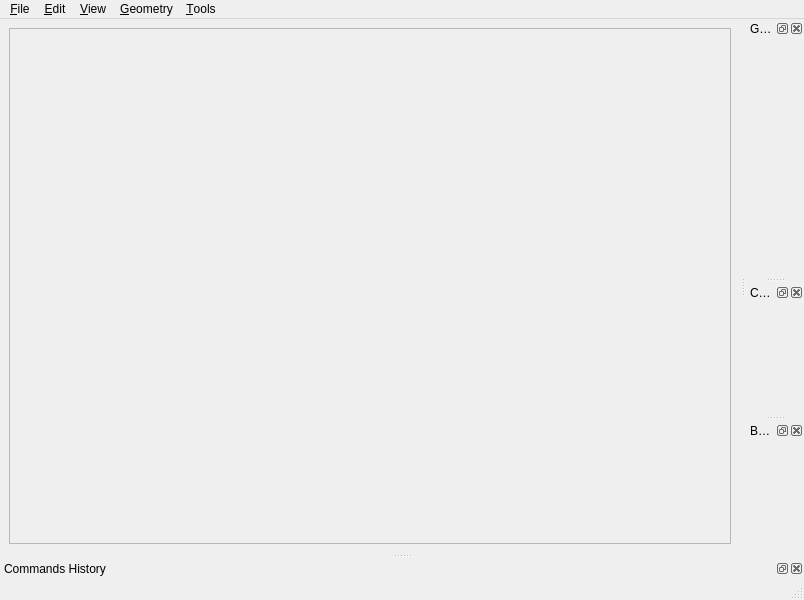
<?xml version="1.0" encoding="UTF-8"?>
<ui version="4.0">
 <class>MainWindow</class>
 <widget class="QMainWindow" name="MainWindow">
  <property name="geometry">
   <rect>
    <x>0</x>
    <y>0</y>
    <width>804</width>
    <height>600</height>
   </rect>
  </property>
  <property name="windowTitle">
   <string>MainWindow</string>
  </property>
  <property name="windowIcon">
   <iconset resource="ComGridRes.qrc">
    <normaloff>:/icons/mainwin.png</normaloff>:/icons/mainwin.png</iconset>
  </property>
  <property name="toolButtonStyle">
   <enum>Qt::ToolButtonIconOnly</enum>
  </property>
  <property name="animated">
   <bool>true</bool>
  </property>
  <property name="dockNestingEnabled">
   <bool>false</bool>
  </property>
  <property name="dockOptions">
   <set>QMainWindow::AnimatedDocks</set>
  </property>
  <widget class="QWidget" name="centralwidget">
   <layout class="QVBoxLayout" name="verticalLayout_2">
    <item>
     <widget class="QFrame" name="f_vtk">
      <property name="frameShape">
       <enum>QFrame::StyledPanel</enum>
      </property>
      <property name="frameShadow">
       <enum>QFrame::Sunken</enum>
      </property>
     </widget>
    </item>
   </layout>
  </widget>
  <widget class="QMenuBar" name="menubar">
   <property name="geometry">
    <rect>
     <x>0</x>
     <y>0</y>
     <width>804</width>
     <height>20</height>
    </rect>
   </property>
   <widget class="QMenu" name="menu_File">
    <property name="title">
     <string>&amp;File</string>
    </property>
    <addaction name="act_open"/>
    <addaction name="act_save"/>
    <addaction name="separator"/>
    <addaction name="act_exit"/>
   </widget>
   <widget class="QMenu" name="menu_Edit">
    <property name="title">
     <string>&amp;Edit</string>
    </property>
    <addaction name="act_undo"/>
    <addaction name="act_redo"/>
   </widget>
   <widget class="QMenu" name="menu_View">
    <property name="title">
     <string>&amp;View</string>
    </property>
    <addaction name="act_grid_manager"/>
    <addaction name="act_contour_manager"/>
    <addaction name="act_bnd_manager"/>
    <addaction name="act_commands_history"/>
   </widget>
   <widget class="QMenu" name="menu_Geometry">
    <property name="title">
     <string>&amp;Geometry</string>
    </property>
    <widget class="QMenu" name="menuAdd_grid">
     <property name="title">
      <string>Add &amp;grid</string>
     </property>
     <addaction name="act_unf_rect"/>
     <addaction name="act_unf_circ"/>
     <addaction name="act_unf_ring"/>
    </widget>
    <widget class="QMenu" name="menuAdd_contour">
     <property name="title">
      <string>Add &amp;contour</string>
     </property>
     <addaction name="act_cont_rect"/>
    </widget>
    <addaction name="menuAdd_grid"/>
    <addaction name="menuAdd_contour"/>
    <addaction name="separator"/>
    <addaction name="act_copy_grids"/>
    <addaction name="act_remove_grids"/>
    <addaction name="separator"/>
    <addaction name="act_movrot"/>
    <addaction name="act_scale"/>
   </widget>
   <widget class="QMenu" name="menuTools">
    <property name="title">
     <string>&amp;Tools</string>
    </property>
    <addaction name="act_unite_grids"/>
    <addaction name="act_set_bc"/>
   </widget>
   <addaction name="menu_File"/>
   <addaction name="menu_Edit"/>
   <addaction name="menu_View"/>
   <addaction name="menu_Geometry"/>
   <addaction name="menuTools"/>
  </widget>
  <widget class="QStatusBar" name="statusbar"/>
  <widget class="QDockWidget" name="DWGridManager">
   <property name="features">
    <set>QDockWidget::AllDockWidgetFeatures</set>
   </property>
   <property name="windowTitle">
    <string>Grid Manager</string>
   </property>
   <attribute name="dockWidgetArea">
    <number>2</number>
   </attribute>
   <widget class="QWidget" name="dockWidgetContents">
    <layout class="QVBoxLayout" name="verticalLayout"/>
   </widget>
  </widget>
  <widget class="QDockWidget" name="dw_history">
   <property name="windowTitle">
    <string>Commands History</string>
   </property>
   <attribute name="dockWidgetArea">
    <number>8</number>
   </attribute>
   <widget class="QWidget" name="dockWidgetContents_3"/>
  </widget>
  <widget class="QDockWidget" name="dw_contour_manager">
   <property name="floating">
    <bool>false</bool>
   </property>
   <property name="features">
    <set>QDockWidget::AllDockWidgetFeatures</set>
   </property>
   <property name="windowTitle">
    <string>Contours Manager</string>
   </property>
   <attribute name="dockWidgetArea">
    <number>2</number>
   </attribute>
   <widget class="QWidget" name="dockWidgetContents_2"/>
  </widget>
  <widget class="QDockWidget" name="dw_bnd_manager">
   <property name="allowedAreas">
    <set>Qt::AllDockWidgetAreas</set>
   </property>
   <property name="windowTitle">
    <string>Boundary Manager</string>
   </property>
   <attribute name="dockWidgetArea">
    <number>2</number>
   </attribute>
   <widget class="QWidget" name="dockWidgetContents_4"/>
  </widget>
  <action name="act_open">
   <property name="text">
    <string>&amp;Open ...</string>
   </property>
  </action>
  <action name="act_save">
   <property name="text">
    <string>&amp;Save ...</string>
   </property>
  </action>
  <action name="act_exit">
   <property name="text">
    <string>E&amp;xit</string>
   </property>
  </action>
  <action name="act_undo">
   <property name="text">
    <string>&amp;Undo</string>
   </property>
   <property name="shortcut">
    <string>Ctrl+Z</string>
   </property>
  </action>
  <action name="act_redo">
   <property name="text">
    <string>&amp;Redo</string>
   </property>
   <property name="shortcut">
    <string>Ctrl+Y</string>
   </property>
  </action>
  <action name="act_unf_rect">
   <property name="text">
    <string>Uniform &amp;rectangle</string>
   </property>
  </action>
  <action name="act_grid_manager">
   <property name="checkable">
    <bool>true</bool>
   </property>
   <property name="checked">
    <bool>true</bool>
   </property>
   <property name="text">
    <string>&amp;Grid Manager</string>
   </property>
  </action>
  <action name="act_unite_grids">
   <property name="text">
    <string>&amp;Unite grids</string>
   </property>
  </action>
  <action name="act_unf_circ">
   <property name="text">
    <string>Uniform &amp;cirlce</string>
   </property>
  </action>
  <action name="act_movrot">
   <property name="text">
    <string>&amp;Move/Rotate</string>
   </property>
  </action>
  <action name="act_unf_ring">
   <property name="text">
    <string>Uniform r&amp;ing</string>
   </property>
  </action>
  <action name="act_scale">
   <property name="text">
    <string>Sc&amp;ale</string>
   </property>
  </action>
  <action name="act_commands_history">
   <property name="checkable">
    <bool>true</bool>
   </property>
   <property name="text">
    <string>Commands &amp;History</string>
   </property>
  </action>
  <action name="act_copy_grids">
   <property name="text">
    <string>Cop&amp;y</string>
   </property>
  </action>
  <action name="act_remove_grids">
   <property name="text">
    <string>&amp;Remove</string>
   </property>
  </action>
  <action name="act_contour_manager">
   <property name="checkable">
    <bool>true</bool>
   </property>
   <property name="checked">
    <bool>true</bool>
   </property>
   <property name="text">
    <string>&amp;Contour Manager</string>
   </property>
  </action>
  <action name="act_cont_rect">
   <property name="text">
    <string>&amp;Rectangle</string>
   </property>
  </action>
  <action name="act_bnd_manager">
   <property name="checkable">
    <bool>true</bool>
   </property>
   <property name="text">
    <string>&amp;Boundary Manager</string>
   </property>
  </action>
  <action name="act_set_bc">
   <property name="text">
    <string>Set &amp;boundary types</string>
   </property>
  </action>
 </widget>
 <resources>
  <include location="ComGridRes.qrc"/>
 </resources>
 <connections>
  <connection>
   <sender>act_exit</sender>
   <signal>triggered()</signal>
   <receiver>MainWindow</receiver>
   <slot>close()</slot>
   <hints>
    <hint type="sourcelabel">
     <x>-1</x>
     <y>-1</y>
    </hint>
    <hint type="destinationlabel">
     <x>399</x>
     <y>299</y>
    </hint>
   </hints>
  </connection>
  <connection>
   <sender>act_grid_manager</sender>
   <signal>toggled(bool)</signal>
   <receiver>DWGridManager</receiver>
   <slot>setVisible(bool)</slot>
   <hints>
    <hint type="sourcelabel">
     <x>-1</x>
     <y>-1</y>
    </hint>
    <hint type="destinationlabel">
     <x>761</x>
     <y>300</y>
    </hint>
   </hints>
  </connection>
  <connection>
   <sender>DWGridManager</sender>
   <signal>visibilityChanged(bool)</signal>
   <receiver>act_grid_manager</receiver>
   <slot>setChecked(bool)</slot>
   <hints>
    <hint type="sourcelabel">
     <x>664</x>
     <y>300</y>
    </hint>
    <hint type="destinationlabel">
     <x>-1</x>
     <y>-1</y>
    </hint>
   </hints>
  </connection>
  <connection>
   <sender>act_commands_history</sender>
   <signal>toggled(bool)</signal>
   <receiver>dw_history</receiver>
   <slot>setVisible(bool)</slot>
   <hints>
    <hint type="sourcelabel">
     <x>-1</x>
     <y>-1</y>
    </hint>
    <hint type="destinationlabel">
     <x>401</x>
     <y>558</y>
    </hint>
   </hints>
  </connection>
  <connection>
   <sender>dw_history</sender>
   <signal>visibilityChanged(bool)</signal>
   <receiver>act_commands_history</receiver>
   <slot>setChecked(bool)</slot>
   <hints>
    <hint type="sourcelabel">
     <x>401</x>
     <y>558</y>
    </hint>
    <hint type="destinationlabel">
     <x>-1</x>
     <y>-1</y>
    </hint>
   </hints>
  </connection>
  <connection>
   <sender>act_contour_manager</sender>
   <signal>toggled(bool)</signal>
   <receiver>dw_contour_manager</receiver>
   <slot>setVisible(bool)</slot>
   <hints>
    <hint type="sourcelabel">
     <x>-1</x>
     <y>-1</y>
    </hint>
    <hint type="destinationlabel">
     <x>765</x>
     <y>558</y>
    </hint>
   </hints>
  </connection>
  <connection>
   <sender>dw_contour_manager</sender>
   <signal>visibilityChanged(bool)</signal>
   <receiver>act_contour_manager</receiver>
   <slot>setChecked(bool)</slot>
   <hints>
    <hint type="sourcelabel">
     <x>765</x>
     <y>558</y>
    </hint>
    <hint type="destinationlabel">
     <x>-1</x>
     <y>-1</y>
    </hint>
   </hints>
  </connection>
  <connection>
   <sender>act_bnd_manager</sender>
   <signal>toggled(bool)</signal>
   <receiver>dw_bnd_manager</receiver>
   <slot>setVisible(bool)</slot>
   <hints>
    <hint type="sourcelabel">
     <x>-1</x>
     <y>-1</y>
    </hint>
    <hint type="destinationlabel">
     <x>765</x>
     <y>511</y>
    </hint>
   </hints>
  </connection>
  <connection>
   <sender>dw_bnd_manager</sender>
   <signal>visibilityChanged(bool)</signal>
   <receiver>act_bnd_manager</receiver>
   <slot>setChecked(bool)</slot>
   <hints>
    <hint type="sourcelabel">
     <x>765</x>
     <y>511</y>
    </hint>
    <hint type="destinationlabel">
     <x>-1</x>
     <y>-1</y>
    </hint>
   </hints>
  </connection>
 </connections>
</ui>
